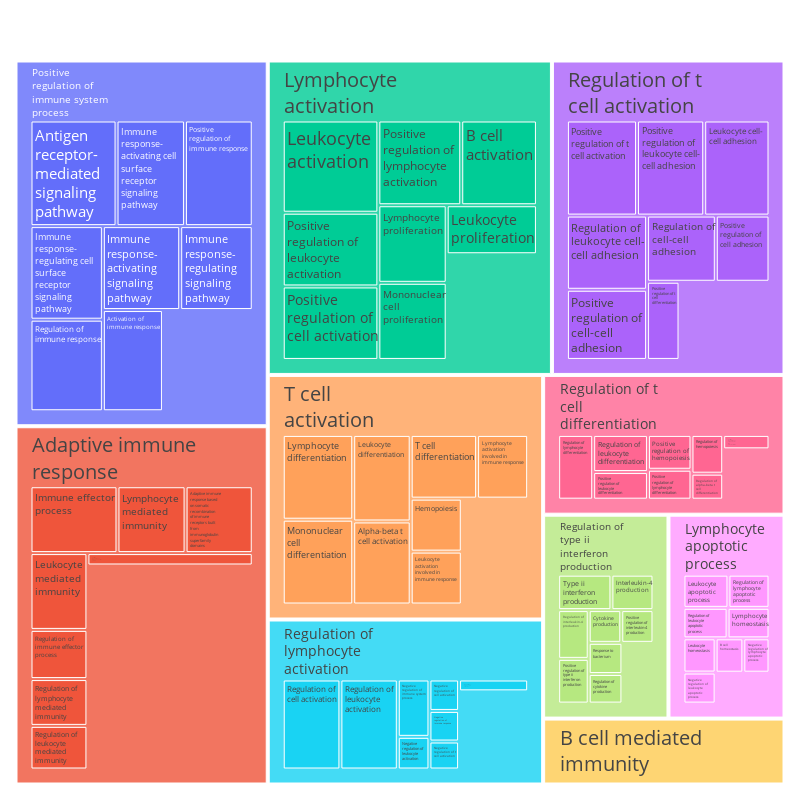

Notebook cell for this chart:
### Markdown cell above
We do observe an enrichment of immune and T/B Cells related terms.

### Code cell
import plotly.offline as pyo
gsea_obj.cluster_treemap(gsea_results)

### Figure 1 — Plotly figure (JSON) as saved in the notebook; plotly's stock layout.template omitted (floating-point values rounded to 4 significant figures)
{"data": [{"domain": {"x": [0, 1], "y": [0, 1]}, "hovertemplate": "label=%{label}<br>value=%{value}<br>parent=%{parent}<extra></extra>", "labels": ["Lymphocyte<br>activation", "Leukocyte<br>activation", "Positive<br>regulation of<br>leukocyte<br>activation", "Positive<br>regulation of<br>cell activation", "Positive<br>regulation of<br>lymphocyte<br>activation", "B cell<br>activation", "Lymphocyte<br>proliferation", "Mononuclear<br>cell<br>proliferation", "Leukocyte<br>proliferation", "T cell<br>activation", "Lymphocyte<br>differentiation", "Mononuclear<br>cell<br>differentiation", "Leukocyte<br>differentiation", "Alpha-beta t<br>cell activation", "T cell<br>differentiation", "Lymphocyte<br>activation<br>involved in<br>immune response", "Hemopoiesis", "Leukocyte<br>activation<br>involved in<br>immune response", "Regulation of t<br>cell activation", "Positive<br>regulation of t<br>cell activation", "Positive<br>regulation of<br>leukocyte cell-<br>cell adhesion", "Leukocyte cell-<br>cell adhesion", "Regulation of<br>leukocyte cell-<br>cell adhesion", "Positive<br>regulation of<br>cell-cell<br>adhesion", "Regulation of<br>cell-cell<br>adhesion", "Positive<br>regulation of<br>cell adhesion", "Positive<br>regulation of t<br>cell<br>differentiation", "Adaptive immune<br>response", "Immune effector<br>process", "Lymphocyte<br>mediated<br>immunity", "Adaptive immune<br>response based<br>on somatic<br>recombination<br>of immune<br>receptors built<br>from<br>immunoglobulin<br>superfamily<br>domains", "Leukocyte<br>mediated<br>immunity", "Regulation of<br>immune effector<br>process", "Regulation of<br>lymphocyte<br>mediated<br>immunity", "Regulation of<br>leukocyte<br>mediated<br>immunity", "Positive<br>regulation of<br>immune effector<br>process", "Positive<br>regulation of<br>immune system<br>process", "Antigen<br>receptor-<br>mediated<br>signaling<br>pathway", "Immune<br>response-<br>activating cell<br>surface<br>receptor<br>signaling<br>pathway", "Positive<br>regulation of<br>immune response", "Immune<br>response-<br>regulating cell<br>surface<br>receptor<br>signaling<br>pathway", "Regulation of<br>immune response", "Immune<br>response-<br>activating<br>signaling<br>pathway", "Immune<br>response-<br>regulating<br>signaling<br>pathway", "Activation of<br>immune response", "Regulation of<br>type ii<br>interferon<br>production", "Type ii<br>interferon<br>production", "Interleukin-4<br>production", "Regulation of<br>interleukin-4<br>production", "Positive<br>regulation of<br>type ii<br>interferon<br>production", "Cytokine<br>production", "Positive<br>regulation of<br>interleukin-4<br>production", "Response to<br>bacterium", "Regulation of<br>cytokine<br>production", "Regulation of<br>lymphocyte<br>activation", "Regulation of<br>cell activation", "Regulation of<br>leukocyte<br>activation", "Negative<br>regulation of<br>immune system<br>process", "Negative<br>regulation of<br>leukocyte<br>activation", "Negative<br>regulation of<br>cell activation", "Negative<br>regulation of<br>immune response", "Negative<br>regulation of t<br>cell activation", "Negative<br>regulation of<br>lymphocyte<br>activation", "Lymphocyte<br>apoptotic<br>process", "Leukocyte<br>apoptotic<br>process", "Regulation of<br>lymphocyte<br>apoptotic<br>process", "Regulation of<br>leukocyte<br>apoptotic<br>process", "Lymphocyte<br>homeostasis", "Leukocyte<br>homeostasis", "Negative<br>regulation of<br>leukocyte<br>apoptotic<br>process", "B cell<br>homeostasis", "Negative<br>regulation of<br>lymphocyte<br>apoptotic<br>process", "Regulation of t<br>cell<br>differentiation", "Regulation of<br>lymphocyte<br>differentiation", "Regulation of<br>leukocyte<br>differentiation", "Positive<br>regulation of<br>leukocyte<br>differentiation", "Positive<br>regulation of<br>hemopoiesis", "Positive<br>regulation of<br>lymphocyte<br>differentiation", "Regulation of<br>hemopoiesis", "Regulation of<br>alpha-beta t<br>cell<br>differentiation", "Positive<br>regulation of<br>alpha-beta t<br>cell<br>differentiation", "B cell mediated<br>immunity", "Immunoglobulin<br>mediated immune<br>response", "B cell<br>activation<br>involved in<br>immune response", "Immune system<br>development", "Somatic<br>diversification<br>of immune<br>receptors", "Somatic cell<br>dna<br>recombination", "Somatic<br>diversification<br>of immune<br>receptors via<br>germline<br>recombination<br>within a single<br>locus"], "name": "", "parents": ["", "Lymphocyte<br>activation", "Lymphocyte<br>activation", "Lymphocyte<br>activation", "Lymphocyte<br>activation", "Lymphocyte<br>activation", "Lymphocyte<br>activation", "Lymphocyte<br>activation", "Lymphocyte<br>activation", "", "T cell<br>activation", "T cell<br>activation", "T cell<br>activation", "T cell<br>activation", "T cell<br>activation", "T cell<br>activation", "T cell<br>activation", "T cell<br>activation", "", "Regulation of t<br>cell activation", "Regulation of t<br>cell activation", "Regulation of t<br>cell activation", "Regulation of t<br>cell activation", "Regulation of t<br>cell activation", "Regulation of t<br>cell activation", "Regulation of t<br>cell activation", "Regulation of t<br>cell activation", "", "Adaptive immune<br>response", "Adaptive immune<br>response", "Adaptive immune<br>response", "Adaptive immune<br>response", "Adaptive immune<br>response", "Adaptive immune<br>response", "Adaptive immune<br>response", "Adaptive immune<br>response", "", "Positive<br>regulation of<br>immune system<br>process", "Positive<br>regulation of<br>immune system<br>process", "Positive<br>regulation of<br>immune system<br>process", "Positive<br>regulation of<br>immune system<br>process", "Positive<br>regulation of<br>immune system<br>process", "Positive<br>regulation of<br>immune system<br>process", "Positive<br>regulation of<br>immune system<br>process", "Positive<br>regulation of<br>immune system<br>process", "", "Regulation of<br>type ii<br>interferon<br>production", "Regulation of<br>type ii<br>interferon<br>production", "Regulation of<br>type ii<br>interferon<br>production", "Regulation of<br>type ii<br>interferon<br>production", "Regulation of<br>type ii<br>interferon<br>production", "Regulation of<br>type ii<br>interferon<br>production", "Regulation of<br>type ii<br>interferon<br>production", "Regulation of<br>type ii<br>interferon<br>production", "", "Regulation of<br>lymphocyte<br>activation", "Regulation of<br>lymphocyte<br>activation", "Regulation of<br>lymphocyte<br>activation", "Regulation of<br>lymphocyte<br>activation", "Regulation of<br>lymphocyte<br>activation", "Regulation of<br>lymphocyte<br>activation", "Regulation of<br>lymphocyte<br>activation", "Regulation of<br>lymphocyte<br>activation", "", "Lymphocyte<br>apoptotic<br>process", "Lymphocyte<br>apoptotic<br>process", "Lymphocyte<br>apoptotic<br>process", "Lymphocyte<br>apoptotic<br>process", "Lymphocyte<br>apoptotic<br>process", "Lymphocyte<br>apoptotic<br>process", "Lymphocyte<br>apoptotic<br>process", "Lymphocyte<br>apoptotic<br>process", "", "Regulation of t<br>cell<br>differentiation", "Regulation of t<br>cell<br>differentiation", "Regulation of t<br>cell<br>differentiation", "Regulation of t<br>cell<br>differentiation", "Regulation of t<br>cell<br>differentiation", "Regulation of t<br>cell<br>differentiation", "Regulation of t<br>cell<br>differentiation", "Regulation of t<br>cell<br>differentiation", "", "B cell mediated<br>immunity", "B cell mediated<br>immunity", "B cell mediated<br>immunity", "B cell mediated<br>immunity", "B cell mediated<br>immunity", "B cell mediated<br>immunity"], "type": "treemap", "values": [12.63, 11.67, 9.337, 9.305, 9.305, 8.494, 7.02, 6.98, 5.856, 10.25, 8.724, 8.724, 7.262, 6.969, 6.178, 4.75, 3.953, 3.946, 9.565, 9.063, 8.689, 8.442, 8.086, 7.647, 6.186, 4.834, 3.45, 43.67, 7.529, 5.895, 5.814, 5.662, 3.625, 3.45, 3.215, 2.655, 11.7, 11.7, 9.305, 9.219, 8.724, 8.534, 8.356, 7.841, 7.827, 3.54, 3.54, 2.796, 2.796, 2.563, 1.999, 1.978, 1.972, 1.869, 10.02, 9.631, 9.587, 3.367, 1.919, 1.728, 1.681, 1.538, 1.517, 3.203, 2.871, 2.622, 2.587, 2.458, 2.117, 1.918, 1.832, 1.731, 5.183, 5.042, 4.52, 3.367, 3.367, 2.896, 2.734, 1.832, 1.482, 2.766, 2.38, 2.143, 1.854, 1.752, 1.728, 1.728]}], "layout": {"font": {"size": 30}, "height": 800, "legend": {"tracegroupgap": 0}, "margin": {"b": 2, "l": 2, "r": 2, "t": 2}, "width": 800}}
